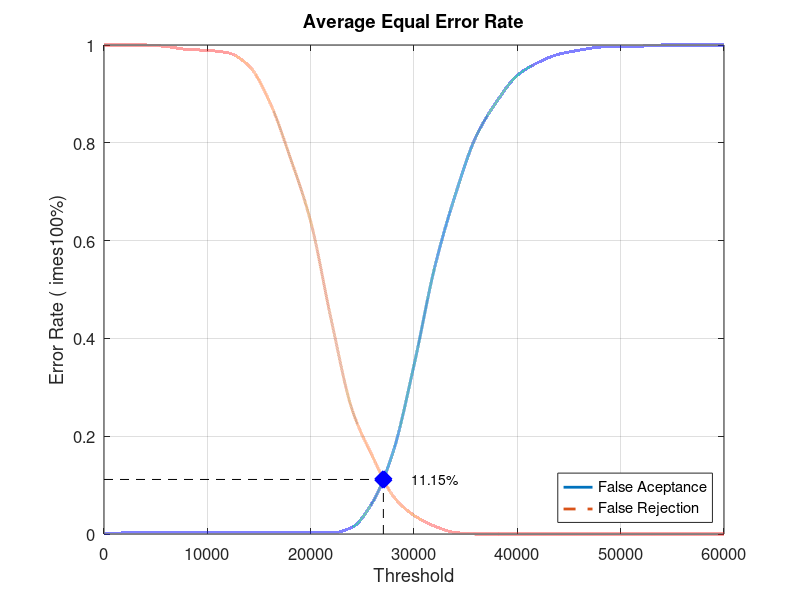
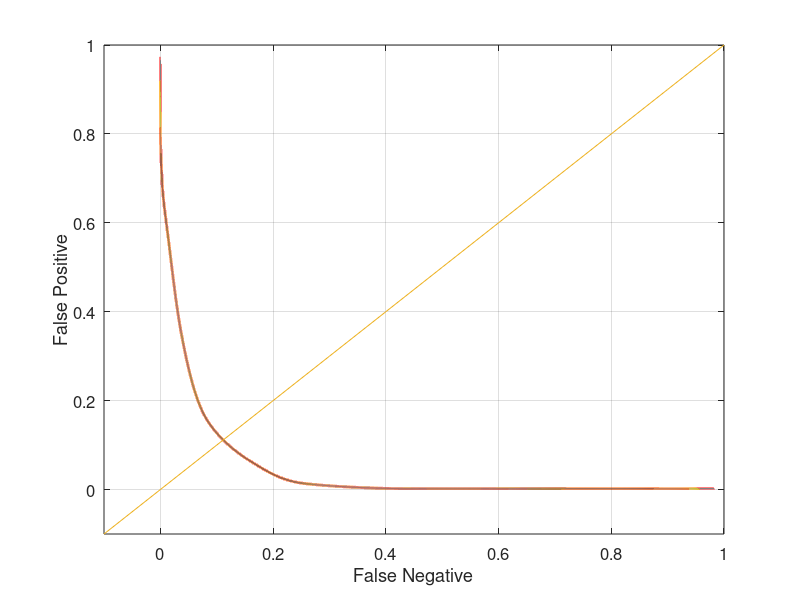

Here is the MATLAB script that generated these plots, in order:
close all;
clear;
clc;
x = 0:2000:60000;
xq = 0:0.5:60000;

y0 = [0 0.00210526 0.00210526 0.00210526 0.00210526 0.00210526 0.00210526 0.00210526 0.00210526 0.00210526 0.00210526 0.00210526 0.0136842 0.0652632 0.169474 0.345263 0.545263 0.693684 0.812632 0.88421 0.937895 0.964211 0.981053 0.989474 0.99579 0.997895 0.997895 1 1 1 1]
yy0 = interp1(x, y0, xq, 'pchip');
y1 = [1 1 1 0.997 0.991 0.989 0.984 0.958 0.885 0.771 0.639 0.437 0.255 0.158 0.077 0.038 0.016 0.003 0 0 0 0 0 0 0 0 0 0 0 0 0]
yy1 = interp1(x, y1, xq, 'pchip');

% Calculating EER: 
y2 = abs(y0 - y1);
find(y2 == min(y2))
yy2 = abs(yy0 - yy1);
xEER = find(yy2 == min(yy2));
xEERIndex = xq(xEER) % X-axis EER
yEER = yy0(xEER) % Y-axis EER

main = figure
plot(xq, yy0,'-','LineWidth', 2);	hold on
plot(xq, yy1,'--','LineWidth', 2);	hold on
plot([xEERIndex xEERIndex], [0 yEER], 'k--');	hold on
plot([0 xEERIndex], [yEER yEER], 'k--');	hold on
plot(xEERIndex, yEER, 'bx', 'LineWidth', 10);	hold on
text(xEERIndex + 10 * xEERIndex / 100, yEER, [num2str(round((10000 * yEER)) / 100) '%'])
legend('False Aceptance', 'False Rejection', 'Location', 'SouthEast')
xlabel('Threshold')
ylabel('Error Rate (	imes100%)')
title('Average Equal Error Rate')
set(gca, 'FontSize', 12)
axis([0 60000 0 1])
grid on

print(main, 'Database2AverageMain', '-dpng');
FNRxFPR = figure('Color', [1 1 1]);
plot(yy1, yy0, '-', yy1, yy0, 'LineWidth', 2);
hold on
y = -0.1:0.1:1
plot(y, y); 
set(gca, 'FontSize', 12)
xlabel('False Negative')
ylabel('False Positive')
axis([-0.1 1 -0.1 1])
set(gca, 'FontSize', 12)
grid on

print(FNRxFPR, 'Database2AverageFNRxFPR','-dpng');
